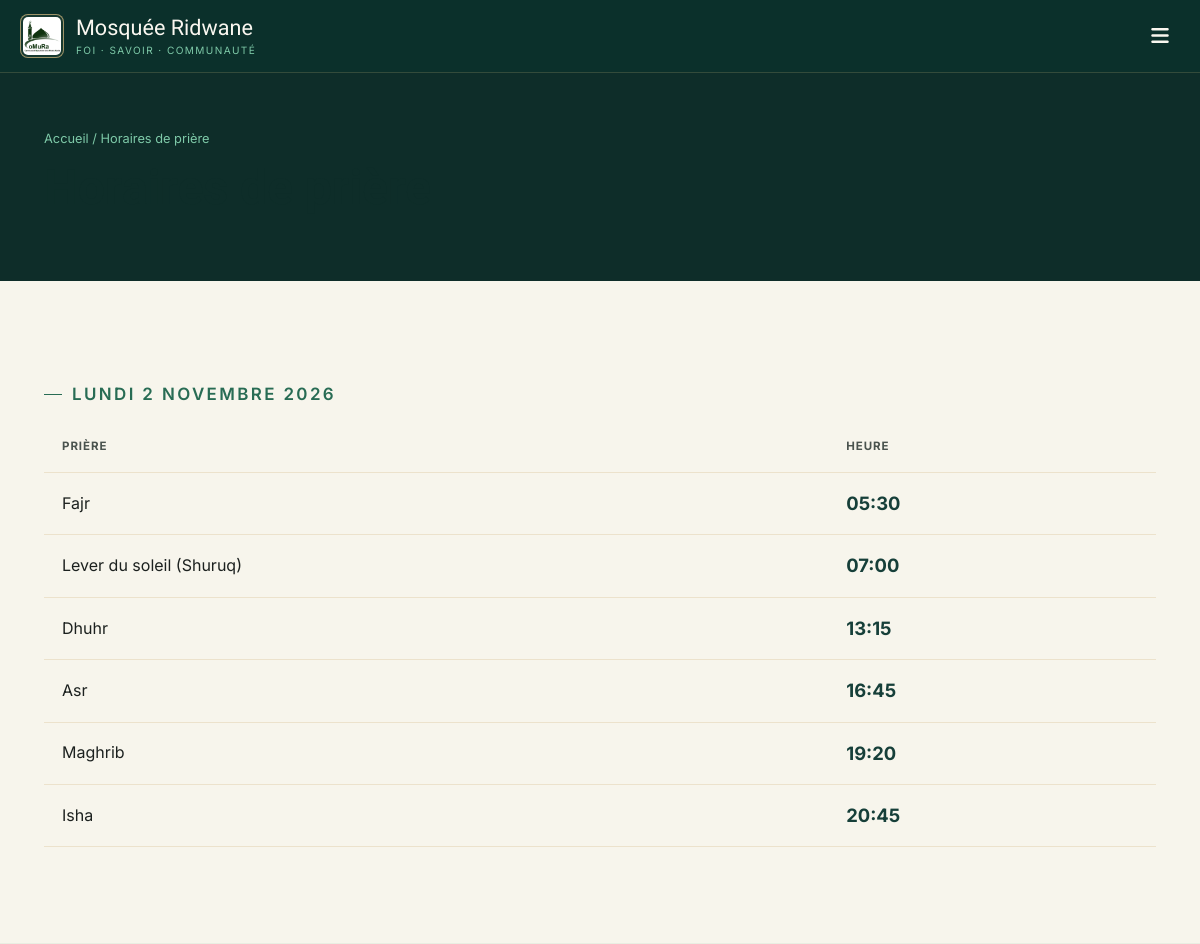
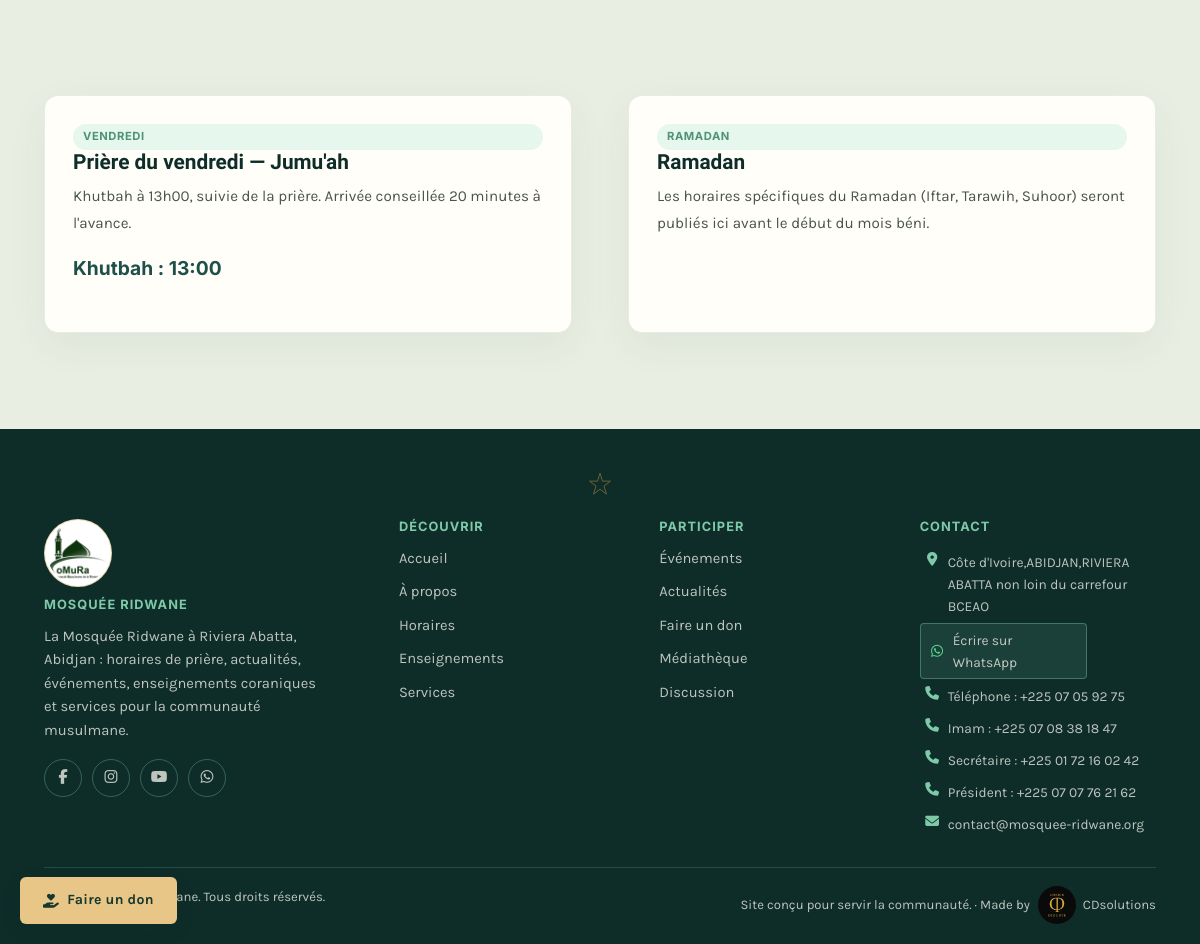
The page /horaires.php on the database its author committed (2 pictures, top to bottom).
### tables this page shows
CREATE TABLE IF NOT EXISTS horaires_prieres (
    id INT AUTO_INCREMENT PRIMARY KEY,
    date_jour DATE NOT NULL UNIQUE,
    fajr TIME,
    lever_soleil TIME,
    dhuhr TIME,
    asr TIME,
    maghrib TIME,
    isha TIME,
    jumuah TIME
);

CREATE TABLE IF NOT EXISTS pages_contenu (
    id INT AUTO_INCREMENT PRIMARY KEY,
    cle VARCHAR(100) NOT NULL UNIQUE,       
    titre VARCHAR(255),
    contenu TEXT,
    image VARCHAR(255),
    date_maj DATETIME DEFAULT CURRENT_TIMESTAMP ON UPDATE CURRENT_TIMESTAMP
);

### includes/functions.php (called while the page is built, shortened)
<?php
function h($texte) {
    return htmlspecialchars($texte ?? '', ENT_QUOTES, 'UTF-8');
}
function getContenu($cle) {
    global $pdo;
    static $cache = [];
    if (isset($cache[$cle])) return $cache[$cle];
    $stmt = $pdo->prepare("SELECT * FROM pages_contenu WHERE cle = ?");
    $stmt->execute([$cle]);
    $cache[$cle] = $stmt->fetch();
    return $cache[$cle];
}
function contenuTexte($cle, $defaut = '') {
    $c = getContenu($cle);
    return $c ? $c['contenu'] : $defaut;
}
function contenuTitre($cle, $defaut = '') {
    $c = getContenu($cle);
    return $c ? $c['titre'] : $defaut;
}
function getHorairesDuJour() {
    global $pdo;
    $stmt = $pdo->prepare("SELECT * FROM horaires_prieres WHERE date_jour = CURDATE()");
    $stmt->execute();
    $h = $stmt->fetch();
    $stmt = $pdo->query("SELECT * FROM horaires_prieres ORDER BY date_jour DESC LIMIT 1");
    return $stmt->fetch();
}
function formatHeure($heure) {
    return substr($heure, 0, 5);
}
function formatDateFr($date, $avecHeure = false) {
    $mois = ['janvier','février','mars','avril','mai','juin','juillet','août','septembre','octobre','novembre','décembre'];
    $jours = ['dimanche','lundi','mardi','mercredi','jeudi','vendredi','samedi'];
    $ts = is_numeric($date) ? $date : strtotime($date);
    $jourSemaine = $jours[date('w', $ts)];
    $j = date('j', $ts);
    $m = $mois[date('n', $ts) - 1];
    $a = date('Y', $ts);
    $result = "$jourSemaine $j $m $a";
    return $result;
}

### horaires.php (the view, shortened to what this page needs)
<?php
$horaires = getHorairesDuJour();
require_once __DIR__ . '/includes/header.php';
?>
<section class="page-entete">
    <div class="conteneur">
        <div class="fil-ariane"><a href="<?= BASE_URL ?>/index.php" style="color:inherit;">Accueil</a> / Horaires de prière</div>
        <h1>Horaires de prière</h1>
    </div>
</section>
<section class="section">
    <div class="conteneur">
        <?php if ($horaires): ?>
        <p class="eyebrow"><?= h(formatDateFr($horaires['date_jour'])) ?></p>
        <table class="tableau-horaires">
            <thead>
                <tr><th>Prière</th><th>Heure</th></tr>
            </thead>
            <tbody>
                <tr><td>Fajr</td><td class="heure" data-heure-priere="<?= formatHeure($horaires['fajr']) ?>"><?= formatHeure($horaires['fajr']) ?></td></tr>
                <tr><td>Lever du soleil (Shuruq)</td><td class="heure"><?= formatHeure($horaires['lever_soleil']) ?></td></tr>
                <tr><td>Dhuhr</td><td class="heure" data-heure-priere="<?= formatHeure($horaires['dhuhr']) ?>"><?= formatHeure($horaires['dhuhr']) ?></td></tr>
                <tr><td>Asr</td><td class="heure" data-heure-priere="<?= formatHeure($horaires['asr']) ?>"><?= formatHeure($horaires['asr']) ?></td></tr>
                <tr><td>Maghrib</td><td class="heure" data-heure-priere="<?= formatHeure($horaires['maghrib']) ?>"><?= formatHeure($horaires['maghrib']) ?></td></tr>
                <tr><td>Isha</td><td class="heure" data-heure-priere="<?= formatHeure($horaires['isha']) ?>"><?= formatHeure($horaires['isha']) ?></td></tr>
            </tbody>
        </table>
        <?php else: ?>
        <p>Les horaires n'ont pas encore été renseignés. Merci de repasser bientôt.</p>
        <?php endif; ?>
    </div>
</section>
<section class="section section-alt">
    <div class="conteneur grille grille-2" style="gap:56px;">
        <div class="carte">
            <div class="carte-corps">
                <span class="badge">Vendredi</span>
                <h3><?= h(contenuTitre('horaires_jumuah')) ?></h3>
                <p class="resume"><?= nl2br(h(contenuTexte('horaires_jumuah'))) ?></p>
                <?php if ($horaires && $horaires['jumuah']): ?>
                <p style="font-family:var(--police-donnee); font-weight:700; font-size:1.2rem; color:var(--emeraude-700);">Khutbah : <?= formatHeure($horaires['jumuah']) ?></p>
                <?php endif; ?>
            </div>
        </div>
        <div class="carte">
            <div class="carte-corps">
                <span class="badge">Ramadan</span>
                <h3><?= h(contenuTitre('horaires_ramadan')) ?></h3>
                <p class="resume"><?= nl2br(h(contenuTexte('horaires_ramadan'))) ?></p>
            </div>
        </div>
    </div>
</section>
<?php require_once __DIR__ . '/includes/footer.php'; ?>

### assets/css/style.css (style rules this page uses)
:root { --mint-950: #0e2d29; --mint-800: #163f39; --mint-700: #1e5049; --mint-500: #2f6f62; --eucalyptus-600: #4f9179; --eucalyptus-400: #7ec9a8; --eucalyptus-200: #bfe8d3; --eucalyptus-100: #e6f7ed; --laiton-500: #b9903f; --laiton-300: #d8b874; --laiton-100: #f1e3c3; --plâtre-50: #faf7f0; --plâtre-100: #f4eee0; --plâtre-200: #ece2cc; --encre-900: #1c211f; --encre-600: #4a534e; --rouge-alerte: #a3402f; --emeraude-700: var(--mint-700); --emeraude-800: var(--mint-800); --emeraude-950: var(--mint-950); --police-titre: 'Amiri', 'Georgia', serif; --police-texte: 'Karla', 'Segoe UI', sans-serif; --police-donnee: 'Inter', 'Segoe UI', sans-serif; --rayon: 4px; --rayon-lg: 10px; --ombre-legere: 0 2px 10px -4px rgba(14, 45, 41, 0.18); --ombre: 0 6px 24px -8px rgba(14, 45, 41, 0.25); --ombre-forte: 0 20px 48px -12px rgba(14, 45, 41, 0.38); --conteneur: 1160px; --ease-doux: cubic-bezier(0.16, 1, 0.3, 1); --duree-micro: 180ms; --duree-panneau: 320ms; }
* { box-sizing: border-box; }
html { scroll-behavior: smooth; overflow-x: hidden; }
body { margin: 0; font-family: var(--police-texte); color: var(--encre-900); background: var(--plâtre-50); line-height: 1.6; overflow-x: hidden; }
a { color: inherit; text-decoration: none; }
h1, h2, h3, h4 { font-family: var(--police-titre); font-weight: 700; line-height: 1.2; color: var(--mint-950); margin: 0 0 0.5em; }
h1 { font-size: clamp(2rem, 4vw, 3.2rem); }
h3 { font-size: 1.3rem; }
p { margin: 0 0 1em; }
.conteneur { max-width: var(--conteneur); margin: 0 auto; padding: 0 24px; }
.eyebrow { font-family: var(--police-donnee); font-size: 0.75rem; letter-spacing: 0.14em; text-transform: uppercase; color: var(--eucalyptus-600); font-weight: 600; display: inline-flex; align-items: center; gap: 10px; }
.eyebrow::before { content: ''; width: 18px; height: 1px; background: var(--eucalyptus-600); display: inline-block; }
.section { padding: 72px 0; }
.section-alt { background: var(--plâtre-100); }
.grille { display: grid; gap: 26px; }
.grille-2 { grid-template-columns: repeat(2, 1fr); }
.carte { background: var(--plâtre-50); border: 1px solid var(--plâtre-200); border-radius: var(--rayon-lg); overflow: hidden; transition: box-shadow var(--duree-panneau) var(--ease-doux), transform var(--duree-panneau) var(--ease-doux), border-color var(--duree-panneau) ease; display: flex; flex-direction: column; }
.carte-corps { padding: 20px 22px 24px; flex: 1; display: flex; flex-direction: column; }
.carte-corps h3 { margin-bottom: 8px; }
.carte-corps .resume { color: var(--encre-600); font-size: 0.95rem; flex: 1; }
.badge { display: inline-block; background: var(--eucalyptus-100); color: var(--eucalyptus-600); font-family: var(--police-donnee); font-size: 0.7rem; text-transform: uppercase; letter-spacing: 0.05em; font-weight: 700; padding: 4px 10px; border-radius: 100px; }
.tableau-horaires { width: 100%; border-collapse: collapse; font-family: var(--police-donnee); }
.tableau-horaires th, .tableau-horaires td { padding: 16px 18px; text-align: left; border-bottom: 1px solid var(--plâtre-200); }
.tableau-horaires th { text-transform: uppercase; font-size: 0.72rem; letter-spacing: 0.08em; color: var(--encre-600); }
.tableau-horaires td.heure { font-size: 1.15rem; font-weight: 700; color: var(--mint-800); }
.page-entete { background: var(--mint-950); color: var(--plâtre-50); padding: 56px 0 40px; }
.fil-ariane { font-family: var(--police-donnee); font-size: 0.8rem; color: var(--eucalyptus-400); margin-bottom: 10px; }

### assets/css/accueil-visuel.css (style rules this page uses)
:root { --ridwane-nuit: #103d36; --ridwane-profond: #092e29; --ridwane-or: #e7c687; --ridwane-papier: #f7f5ec; --ridwane-texte: #253a32; }
main > .section { padding-top: clamp(64px, 8vw, 104px); padding-bottom: clamp(64px, 8vw, 104px); }
main > .section:not(.section-alt):not(.section-emeraude) { background: var(--ridwane-papier); }
main > .section-alt { background: #e9eee2; }
main > .section p { color: var(--ridwane-texte); font-size: 1.06rem; line-height: 1.75; }
main > .section .eyebrow { color: #286c54; margin-bottom: 12px; }
main > .section .eyebrow::before { background: #286c54; }
main > .section .carte { border: 1px solid rgba(18, 70, 52, .10); border-radius: 14px; background: #fffef8; box-shadow: 0 12px 40px rgba(17, 61, 44, .06); }
main > .section .carte-corps { padding: 28px; }

### rows shown on the page
horaires_prieres: date_jour "LUNDI 2 NOVEMBRE 2026", fajr "05:30", lever_soleil "07:00", dhuhr "13:15", asr "16:45", maghrib "19:20", isha "20:45", jumuah "13:00"
pages_contenu: titre "Prière du vendredi — Jumu'ah", contenu "Khutbah à 13h00, suivie de la prière. Arrivée conseillée 20 minutes à l'avance."
pages_contenu: titre "Ramadan", contenu "Les horaires spécifiques du Ramadan (Iftar, Tarawih, Suhoor) seront publiés ici avant le début du mois béni."

### other values the page prints
SITE_DESCRIPTION "La Mosquée Ridwane à Riviera Abatta, Abidjan : horaires de prière, actualités, événements, enseignements coraniques et services pour la communauté musulmane."
SITE_ADRESSE "Côte d'Ivoire,ABIDJAN,RIVIERA ABATTA non loin du carrefour BCEAO"
SITE_TELEPHONE "+225 07 05 92 75"
SITE_IMAM_TELEPHONE "+225 07 08 38 18 47"
SITE_SECRETAIRE_TELEPHONE "+225 01 72 16 02 42"
SITE_PRESIDENT_TELEPHONE "+225 07 07 76 21 62"
SITE_EMAIL "contact@mosquee-ridwane.org"
